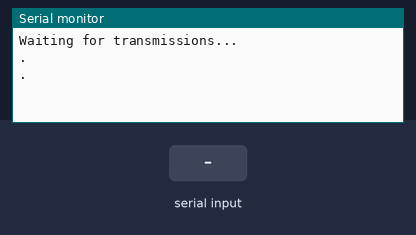
A sketch run on a simulated Arduino Mega 2560, built with avr-gcc and run on an emulated ATmega2560. Parts: the last lines printed to the serial monitor. Inputs (shaded band) come from the test bench.

Above: at 2.2 s.
2.3 s: "1" received over the second serial link
At 3.31 s:
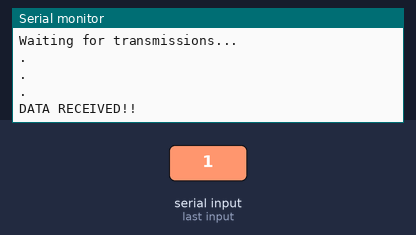
6.5 s: "0" received over the second serial link
At 7.8 s:
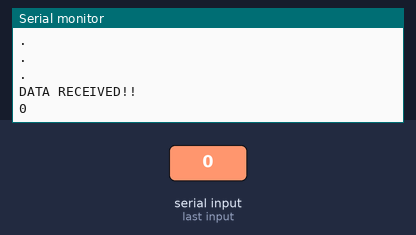
10.7 s: "2" received over the second serial link
At 14.3 s:
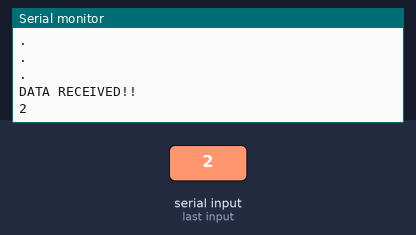

The sketch:

Test_Code.ino
```cpp
/* Network Test Code by Spencer Hagan Nov 11, 2024*/
#include <SoftwareSerial.h>

// String for the data we receive from LoRa transmissions
String incomingString;

// LoRa
SoftwareSerial lora(2,3); // RX, TX pin numbers on arduino board.

void setup() {
  Serial.begin(9600);  // Start serial communication
  Serial1.begin(9600);
  lora.begin(9600);   // Start LoRa communication on 9600 Baud
  lora.setTimeout(500); // Max time LoRa will allow for a transmission

  delay(1000);  // Small delay to allow the serial monitor to initialize
  Serial.println("Waiting for transmissions...");
}

void loop() {
  Serial.println(".");
  delay(1000);
  Serial.println(".");
  delay(1000);
  Serial.println(".");

  //checks if anything has been received yet
    if(lora.available()) {
      Serial.println("DATA RECEIVED!!");
      //read in the data
      incomingString = lora.readString();
      Serial.println(incomingString);
    }
  delay(1000);
}
```

Measured:
- after the input at 2.3 s, the serial monitor: prints a new line after 0.70 s (image 1)
- after the input at 6.5 s, the serial monitor: prints a new line at once (image 2)
- after the input at 10.7 s, the serial monitor: prints a new line after 2.3 s (image 3)
